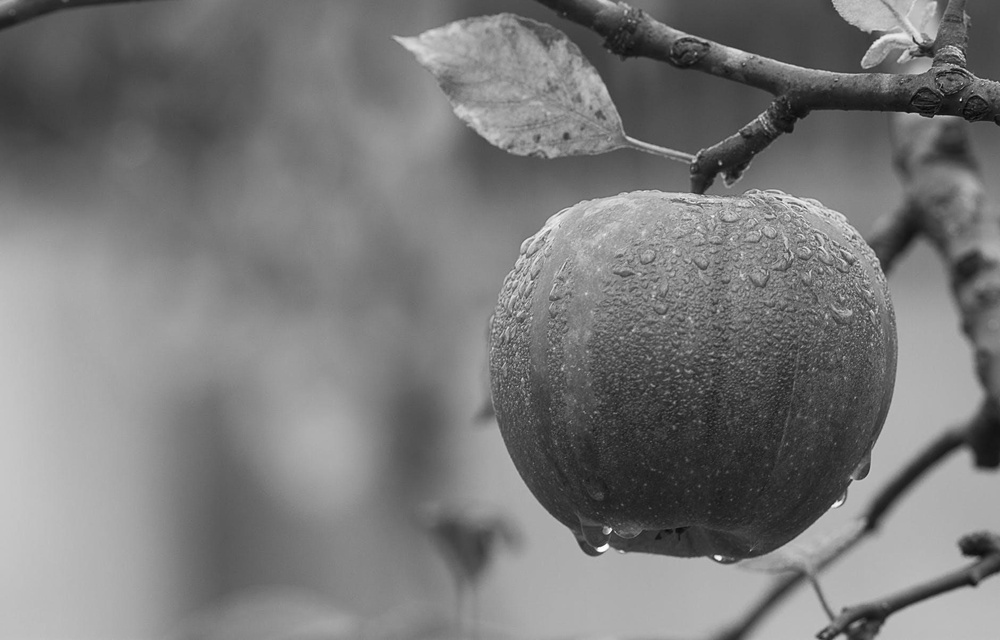
#> input picture gray.jpeg, 1000 x 640 px, shrunk from 1880 x 1204 before the run, found by its file name
$ python unsharp_masking.py
#> lines starting #> are read from the running program, lines starting #| are printed output that depends on the picture
import cv2
import numpy as np

image_path1 = 'smoothing.jpg'
image_path2 = 'gray.jpeg'

gray_image = cv2.imread(image_path2, cv2.IMREAD_GRAYSCALE)
#> gray_image is the input picture: shape (640, 1000); min 1, max 255, mean 121.2
smoothing_image = cv2.imread(image_path1, cv2.IMREAD_GRAYSCALE)
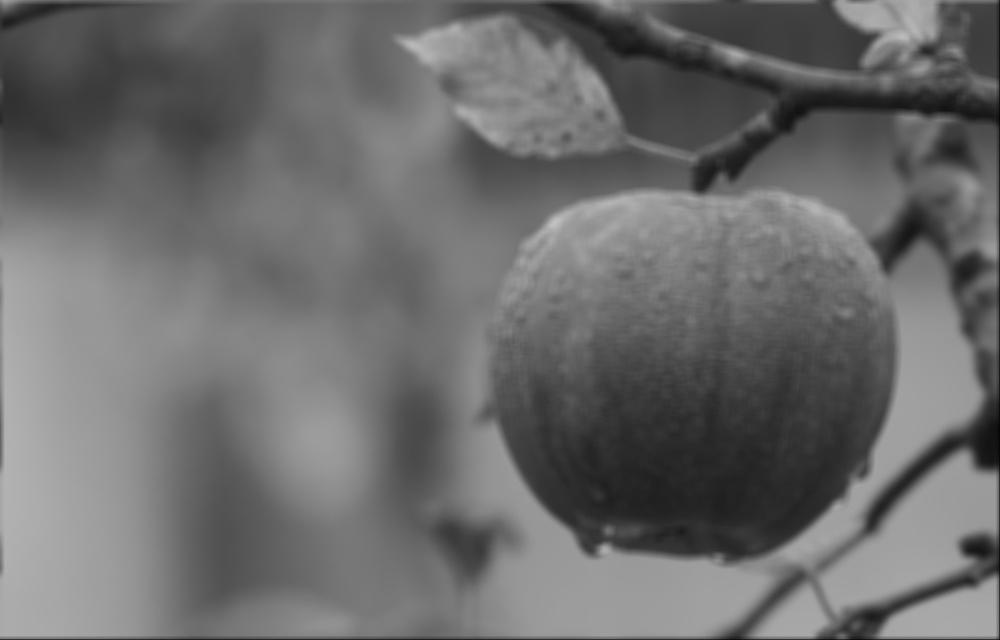
#> input picture smoothing.jpg, 1000 x 640 px, shrunk from 1880 x 1204 before the run, found by its file name
#> smoothing_image is the input picture: shape (640, 1000); min 5, max 194, mean 107.9

array_2d = np.array(gray_image)

sharp_array = np.zeros_like(array_2d)

height, width = array_2d.shape
#> height = 640; width = 1000

for i in range(1, height - 1):
    for j in range(1, width - 1):
        dx = array_2d[i, j + 1] - array_2d[i, j - 1]
        dy = array_2d[i + 1, j] - array_2d[i - 1, j]

        gradient_magnitude = np.sqrt(dx**2 + dy**2)

        sharp_array[i, j] = array_2d[i, j] + gradient_magnitude
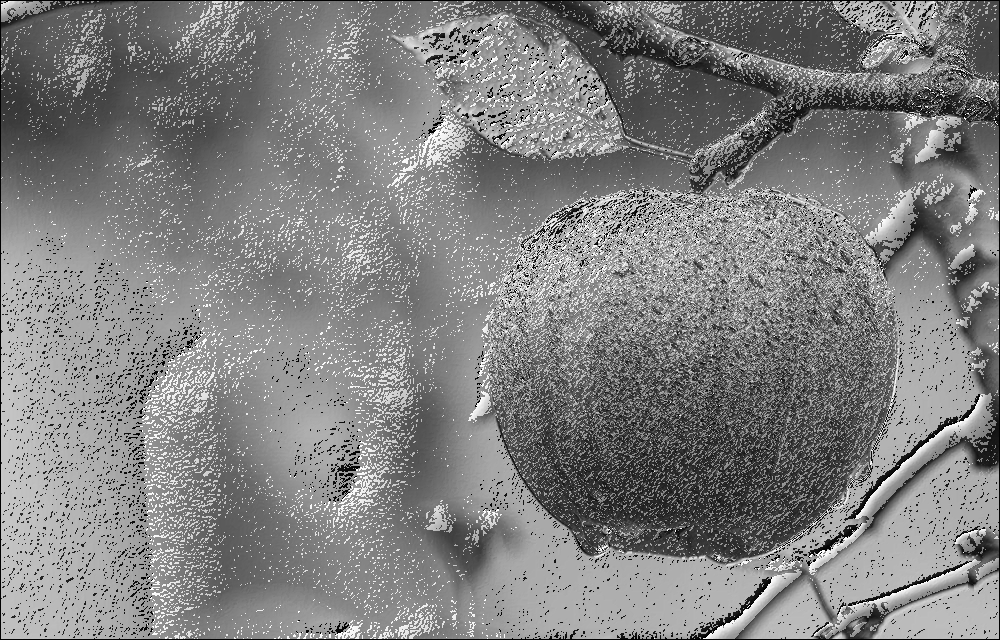
#> sharp_array: shape (640, 1000); min 0, max 255, mean 128.4


cv2.imwrite('derivatives_sharpening_of_smoothing.jpg', sharp_array)

print("Done")
